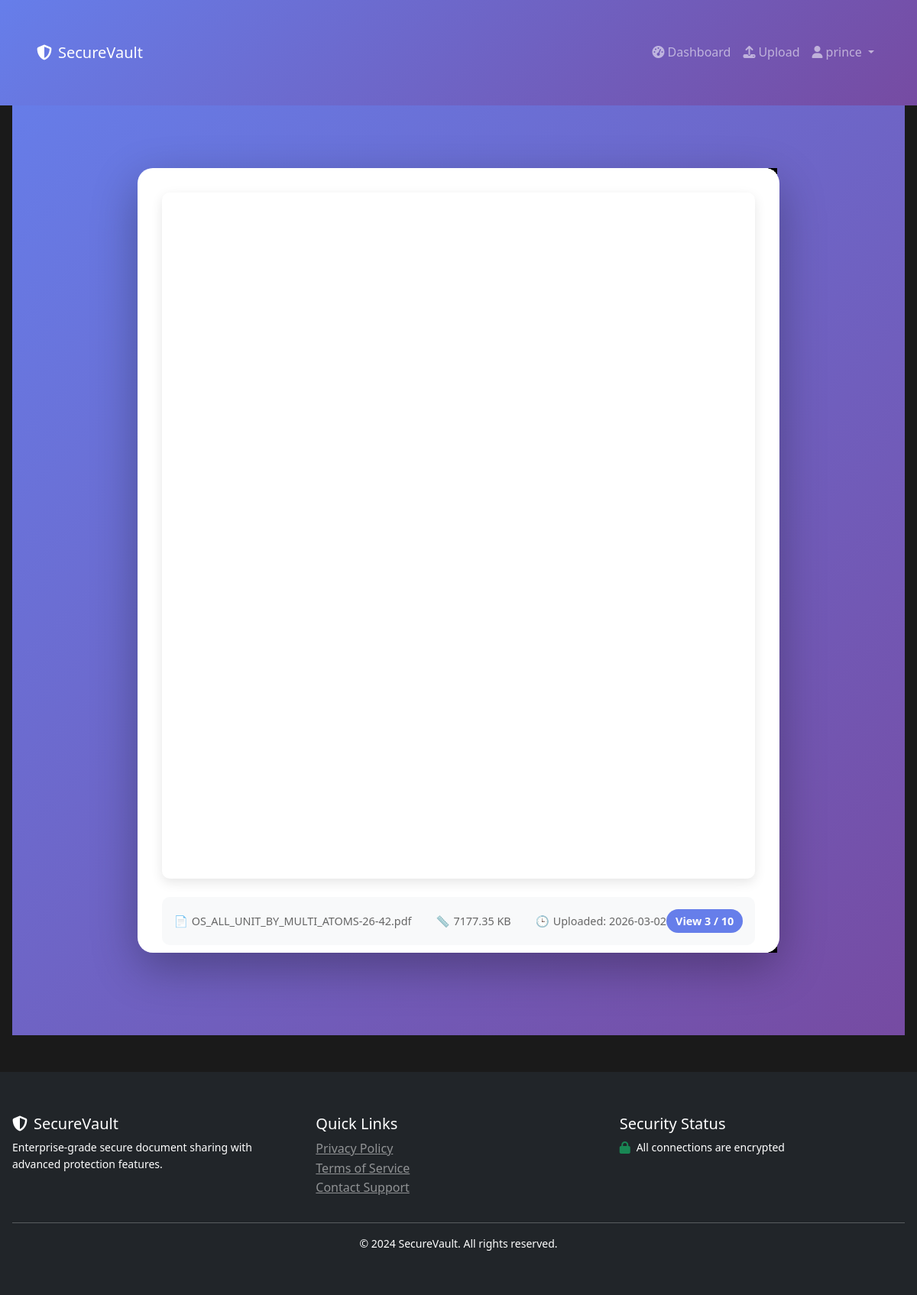
The app's page /doc/preview/7 (signed in) with its own data.
### models/user.py (models this page shows, shortened)
class User(db.Model, UserMixin):
    __tablename__ = 'users'
    id = db.Column(db.Integer, primary_key=True)
    username = db.Column(db.String(80), unique=True, nullable=False)
    email = db.Column(db.String(120), unique=True, nullable=False)
    password_hash = db.Column(db.String(200), nullable=False)
    role = db.Column(db.String(20), default='user')
    created_at = db.Column(db.DateTime, default=datetime.utcnow)
    is_active = db.Column(db.Boolean, default=True)
    documents = db.relationship('Document', backref='owner', lazy=True, cascade='all, delete-orphan')
    access_logs = db.relationship('AccessLog', backref='user', lazy=True)
    def is_admin(self):
        return self.role == 'admin'

### models/document.py (models this page shows, shortened)
class Document(db.Model):
    __tablename__ = 'documents'
    id = db.Column(db.Integer, primary_key=True)
    owner_id = db.Column(db.Integer, db.ForeignKey('users.id'), nullable=False)
    filename = db.Column(db.String(200), nullable=False)
    original_filename = db.Column(db.String(200), nullable=False)
    file_path = db.Column(db.String(500), nullable=False)
    file_size = db.Column(db.Integer)  # in bytes
    file_type = db.Column(db.String(50))
    token = db.Column(db.String(100), unique=True, nullable=False)
    view_limit = db.Column(db.Integer, default=10)
    view_count = db.Column(db.Integer, default=0)
    expiry_time = db.Column(db.DateTime)
    watermark_enabled = db.Column(db.Boolean, default=True)
    password_protected = db.Column(db.Boolean, default=False)
    document_password = db.Column(db.String(200), nullable=True)
    created_at = db.Column(db.DateTime, default=datetime.utcnow)
    last_accessed = db.Column(db.DateTime)
    is_active = db.Column(db.Boolean, default=True)
    access_logs = db.relationship('AccessLog', backref='document', lazy=True, cascade='all, delete-orphan')

### routes/document_routes.py (the view)
@doc_bp.route('/preview/<int:doc_id>')
@login_required
def preview(doc_id):
    document = Document.query.get_or_404(doc_id)
    if document.owner_id != current_user.id and not current_user.is_admin():
        flash('You do not have permission to preview this document.', 'error')
        return redirect(url_for('doc.dashboard'))
    return render_template('view_document.html', document=document, preview_mode=True)

### templates/view_document.html (shortened to what this page needs)
{% extends "base.html" %}
{% block content %}
<div class="viewer-container no-select" id="viewerContainer">
    <div class="security-header">
        <div class="watermark-text">
        </div>
        <div class="security-badge">
            <span class="badge">
                <span>👁️</span> View {{ document.view_count }}/{{ document.view_limit if document.view_limit else '∞' }}
            </span>
            <span class="badge">
                <span>⏰</span> Expires: {{ document.expiry_time.strftime('%Y-%m-%d') if document.expiry_time else 'Never' }}
            </span>
        </div>
    </div>
    <div class="document-viewer">
        <div class="viewer-card">
            {% if document.file_type and document.file_type.startswith('image') %}
                <img src="{{ url_for('static', filename='uploads/' + document.filename) }}"
                     class="image-viewer"
                     alt="{{ document.original_filename }}"
                     oncontextmenu="return false;"
                     ondragstart="return false;"
                     onload="setupImageProtection()">
            {% else %}
                <iframe src="{{ url_for('static', filename='uploads/' + document.filename) }}#toolbar=0&navpanes=0&scrollbar=0"
                        class="pdf-viewer"
                        oncontextmenu="return false;"
                        onload="setupPDFProtection()"></iframe>
            {% endif %}
            <div class="document-info">
                <div class="info-left">
                    <div class="info-item">
                        <span>📄</span> {{ document.original_filename }}
                    </div>
                    <div class="info-item">
                        <span>📏</span> {{ (document.file_size / 1024)|round(2) }} KB
                    </div>
                    <div class="info-item">
                        <span>🕒</span> Uploaded: {{ document.created_at.strftime('%Y-%m-%d') }}
                    </div>
                </div>
                <div class="view-count">
                    View {{ document.view_count }} / {{ document.view_limit if document.view_limit else '∞' }}
                </div>
            </div>
        </div>
    </div>
</div>
{% endblock %}

### templates/base.html (shortened to what this page needs)
<!DOCTYPE html>
<html lang="en">
<head>
    <link href="https://cdn.jsdelivr.net/npm/bootstrap@5.3.0/dist/css/bootstrap.min.css" rel="stylesheet">
    <link rel="stylesheet" href="https://cdnjs.cloudflare.com/ajax/libs/font-awesome/6.4.0/css/all.min.css">
    <link rel="stylesheet" href="https://cdnjs.cloudflare.com/ajax/libs/animate.css/4.1.1/animate.min.css">
    <link rel="stylesheet" href="{{ url_for('static', filename='css/main.css') }}">
    <link rel="stylesheet" href="{{ url_for('static', filename='css/animations.css') }}">
</head>
<body>
    <nav class="navbar navbar-expand-lg navbar-dark bg-dark fixed-top">
        <div class="container">
            <a class="navbar-brand" href="{{ url_for('index') }}">
                <i class="fas fa-shield-alt me-2"></i>SecureVault
            </a>
            <div class="collapse navbar-collapse" id="navbarNav">
                <ul class="navbar-nav ms-auto">
                    {% if current_user.is_authenticated %}
                        <li class="nav-item">
                            <a class="nav-link" href="{{ url_for('doc.dashboard') }}">
                                <i class="fas fa-tachometer-alt me-1"></i>Dashboard
                            </a>
                        </li>
                        <li class="nav-item">
                            <a class="nav-link" href="{{ url_for('doc.upload') }}">
                                <i class="fas fa-upload me-1"></i>Upload
                            </a>
                        </li>
                        <li class="nav-item dropdown">
                            <a class="nav-link dropdown-toggle" href="#" id="userDropdown" role="button" data-bs-toggle="dropdown">
                                <i class="fas fa-user me-1"></i>{{ current_user.username }}
                            </a>
                        </li>
                    {% endif %}
                </ul>
            </div>
        </div>
    </nav>
    <main class="container mt-5 pt-4">
        {% block content %}{% endblock %}
    </main>
    <footer class="bg-dark text-white mt-5 py-4">
        <div class="container">
            <div class="row">
                <div class="col-md-4">
                    <h5><i class="fas fa-shield-alt me-2"></i>SecureVault</h5>
                    <p class="small">Enterprise-grade secure document sharing with advanced protection features.</p>
                </div>
                <div class="col-md-4">
                    <h5>Quick Links</h5>
                    <ul class="list-unstyled">
                        <li><a href="#" class="text-white-50">Privacy Policy</a></li>
                        <li><a href="#" class="text-white-50">Terms of Service</a></li>
                        <li><a href="#" class="text-white-50">Contact Support</a></li>
                    </ul>
                </div>
                <div class="col-md-4">
                    <h5>Security Status</h5>
                    <div class="d-flex align-items-center">
                        <i class="fas fa-lock text-success me-2"></i>
                        <span class="small">All connections are encrypted</span>
                    </div>
                </div>
            </div>
            <hr class="bg-secondary">
            <div class="text-center small">
                &copy; 2024 SecureVault. All rights reserved.
            </div>
        </div>
    </footer>
</body>
</html>

### templates/static/css/main.css (style rules this page uses)
* { margin: 0; padding: 0; box-sizing: border-box; }
body { font-family: 'Segoe UI', Tahoma, Geneva, Verdana, sans-serif; line-height: 1.6; color: #333; }
.navbar { background: linear-gradient(135deg, #667eea 0%, #764ba2 100%); padding: 1rem 2rem; display: flex; justify-content: space-between; align-items: center; color: white; }
.container { max-width: 1200px; margin: 2rem auto; padding: 0 1rem; }

### templates/static/css/animations.css (style rules this page uses)
.fade-in { animation: fadeIn 1s ease-in; }

### templates/view_document.html (style rules this page uses)
* { margin: 0; padding: 0; box-sizing: border-box; }
body { font-family: 'Segoe UI', Tahoma, Geneva, Verdana, sans-serif; background: #1a1a1a; color: #333; overflow: hidden; }
.viewer-container { height: 100vh; display: flex; flex-direction: column; background: linear-gradient(135deg, #667eea 0%, #764ba2 100%); position: relative; user-select: none; -webkit-user-select: none; -moz-user-select: none; -ms-user-select: none; }
.security-header { background: rgba(0, 0, 0, 0.8); color: white; padding: 0.5rem 2rem; display: flex; justify-content: space-between; align-items: center; font-size: 0.9rem; backdrop-filter: blur(10px); border-bottom: 1px solid rgba(255,255,255,0.1); }
.watermark-text { color: #ff4444; font-weight: 600; letter-spacing: 1px; animation: pulse 2s infinite; }
.security-badge { display: flex; align-items: center; gap: 1rem; }
.badge { display: flex; align-items: center; gap: 5px; padding: 0.25rem 0.75rem; background: rgba(255,255,255,0.1); border-radius: 50px; font-size: 0.8rem; }
.document-viewer { flex: 1; display: flex; align-items: center; justify-content: center; padding: 2rem; position: relative; }
.viewer-card { background: white; border-radius: 20px; padding: 2rem; max-width: 90%; max-height: 80vh; box-shadow: 0 20px 60px rgba(0,0,0,0.3); animation: slideUp 0.5s ease-out; position: relative; overflow: auto; }
.pdf-viewer { width: 100%; height: 70vh; border: none; border-radius: 10px; box-shadow: 0 5px 15px rgba(0,0,0,0.1); }
.document-info { margin-top: 1rem; padding: 1rem; background: #f8f9fa; border-radius: 10px; display: flex; justify-content: space-between; align-items: center; font-size: 0.9rem; }
.info-left { display: flex; gap: 2rem; }
.info-item { display: flex; align-items: center; gap: 5px; color: #666; }
.view-count { background: #667eea; color: white; padding: 0.25rem 0.75rem; border-radius: 50px; font-weight: 600; }
.no-select { -webkit-touch-callout: none; -webkit-user-select: none; -khtml-user-select: none; -moz-user-select: none; -ms-user-select: none; user-select: none; }

### records on screen
User: username "prince"
Document: original_filename "OS_ALL_UNIT_BY_MULTI_ATOMS-26-42.pdf", (document.file_size/1024)|round(2) "7177.35", created_at "2026-03-02", view_count "3", view_limit "10"
